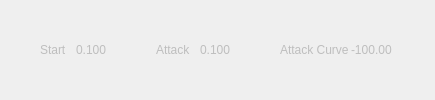
       <widget class="QWidget" name="fake_leg_wid" native="true">
        <property name="enabled">
         <bool>false</bool>
        </property>
        <layout class="QHBoxLayout" name="horizontalLayout_4">
         <property name="spacing">
          <number>0</number>
         </property>
         <property name="leftMargin">
          <number>0</number>
         </property>
         <property name="topMargin">
          <number>0</number>
         </property>
         <property name="rightMargin">
          <number>0</number>
         </property>
         <property name="bottomMargin">
          <number>0</number>
         </property>
         <item>
          <spacer name="horizontalSpacer_24">
           <property name="orientation">
            <enum>Qt::Horizontal</enum>
           </property>
           <property name="sizeHint" stdset="0">
            <size>
             <width>40</width>
             <height>20</height>
            </size>
           </property>
          </spacer>
         </item>
         <item>
          <widget class="QLabel" name="fk_leg_start_l">
           <property name="text">
            <string>Start</string>
           </property>
          </widget>
         </item>
         <item>
          <widget class="QDoubleSpinBox" name="fk_leg_start_dsb">
           <property name="contextMenuPolicy">
            <enum>Qt::NoContextMenu</enum>
           </property>
           <property name="toolTip">
            <string>Start of legato samples in s

This is the lenth cut from the attack</string>
           </property>
           <property name="frame">
            <bool>false</bool>
           </property>
           <property name="alignment">
            <set>Qt::AlignCenter</set>
           </property>
           <property name="buttonSymbols">
            <enum>QAbstractSpinBox::NoButtons</enum>
           </property>
           <property name="decimals">
            <number>3</number>
           </property>
           <property name="maximum">
            <double>100.000000000000000</double>
           </property>
           <property name="singleStep">
            <double>0.010000000000000</double>
           </property>
           <property name="value">
            <double>0.100000000000000</double>
           </property>
          </widget>
         </item>
         <item>
          <spacer name="horizontalSpacer_25">
           <property name="orientation">
            <enum>Qt::Horizontal</enum>
           </property>
           <property name="sizeHint" stdset="0">
            <size>
             <width>40</width>
             <height>20</height>
            </size>
           </property>
          </spacer>
         </item>
         <item>
          <widget class="QLabel" name="fk_leg_a_l">
           <property name="text">
            <string>Attack</string>
           </property>
          </widget>
         </item>
         <item>
          <widget class="QDoubleSpinBox" name="fk_leg_a_dsb">
           <property name="contextMenuPolicy">
            <enum>Qt::NoContextMenu</enum>
           </property>
           <property name="toolTip">
            <string>Attack in s

This is the fade-in length for the legato, you should also modify the release of the attack ADSR settings so both work together</string>
           </property>
           <property name="frame">
            <bool>false</bool>
           </property>
           <property name="alignment">
            <set>Qt::AlignCenter</set>
           </property>
           <property name="buttonSymbols">
            <enum>QAbstractSpinBox::NoButtons</enum>
           </property>
           <property name="decimals">
            <number>3</number>
           </property>
           <property name="maximum">
            <double>100.000000000000000</double>
           </property>
           <property name="singleStep">
            <double>0.010000000000000</double>
           </property>
           <property name="value">
            <double>0.100000000000000</double>
           </property>
          </widget>
         </item>
         <item>
          <spacer name="horizontalSpacer_26">
           <property name="orientation">
            <enum>Qt::Horizontal</enum>
           </property>
           <property name="sizeHint" stdset="0">
            <size>
             <width>40</width>
             <height>20</height>
            </size>
           </property>
          </spacer>
         </item>
         <item>
          <widget class="QLabel" name="fk_leg_a_curve_l">
           <property name="text">
            <string>Attack Curve</string>
           </property>
          </widget>
         </item>
         <item>
          <widget class="QDoubleSpinBox" name="fk_leg_a_curve_dsb">
           <property name="contextMenuPolicy">
            <enum>Qt::NoContextMenu</enum>
           </property>
           <property name="toolTip">
            <string>Attack Curve
(-100 log, 0 lin, 100 exp)</string>
           </property>
           <property name="frame">
            <bool>false</bool>
           </property>
           <property name="alignment">
            <set>Qt::AlignCenter</set>
           </property>
           <property name="buttonSymbols">
            <enum>QAbstractSpinBox::NoButtons</enum>
           </property>
           <property name="decimals">
            <number>2</number>
           </property>
           <property name="minimum">
            <double>-100.000000000000000</double>
           </property>
           <property name="maximum">
            <double>100.000000000000000</double>
           </property>
           <property name="singleStep">
            <double>1.000000000000000</double>
           </property>
           <property name="value">
            <double>-100.000000000000000</double>
           </property>
          </widget>
         </item>
         <item>
          <spacer name="horizontalSpacer_28">
           <property name="orientation">
            <enum>Qt::Horizontal</enum>
           </property>
           <property name="sizeHint" stdset="0">
            <size>
             <width>40</width>
             <height>20</height>
            </size>
           </property>
          </spacer>
         </item>
        </layout>
       </widget>
